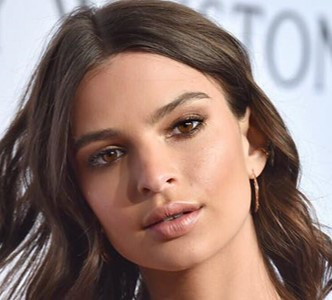
#> input picture 7. 이미지다루기 및 데이터셋 구축/1208/face.png, 332 x 300 px
$ python '01face얼굴정렬.py'
#> lines starting #> are read from the running program, lines starting #| are printed output that depends on the picture; after the words box and inside, x2 and y2 are one past the last pixel; in counts of white or black regions, pixels touching at a corner belong together; long printed decimals are rounded
import cv2
import numpy as np

# Creating face_cascade and eye_cascade objects
face_cascade = cv2.CascadeClassifier('haarcascade_frontalface_default.xml')
eye_cascade=cv2.CascadeClassifier('haarcascade_eye.xml')

# Lodaing the image - 얼굴 이미지 데이터 읽기
img = cv2.imread('./face.png')
#> img is the input picture: shape (300, 332, 3); mean B, G, R 113.2, 120.1, 143.5
cv2.imshow('image show',img)
cv2.waitKey(0)

# Converting the image into grayscale 그레이로 바꿔줌
gray = cv2.cvtColor(img, cv2.COLOR_BGR2GRAY)
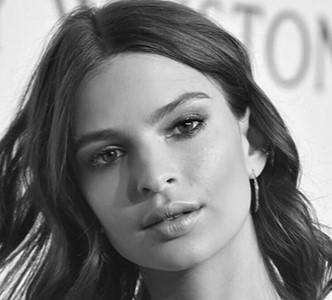
#> gray: shape (300, 332); min 4, max 254, mean 126.3

faces = face_cascade.detectMultiScale(gray, 1.1, 4)
#> faces = [[45, 52, 219, 219]]

# Defining and drawing the rectangles around the face
for (x,y,w,h) in faces:
    cv2.rectangle(img, (x,y), (x+w, y+h), (255, 0, 255), 2 )
#> this loop made 1 pass
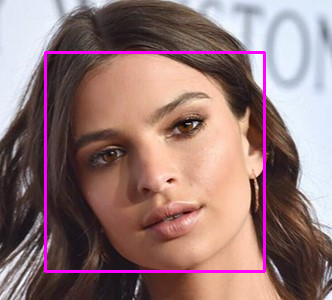
#> img: shape (300, 332, 3); 2.63% of pixels changed, all inside (x1, y1, x2, y2) = (44, 51, 266, 273)
                                            # 색상     # 선의굵기

roi_gray = gray[y:(y+h), x:(x+w)]
roi_color = img[y:(y+h), x:(x+w)]

# eyes
eyes = eye_cascade.detectMultiScale(roi_gray, 1.1, 4)
#> eyes = [[41, 82, 45, 45], [112, 48, 52, 52]]
print(eyes)
#| [[ 41  82  45  45]
#|  [112  48  52  52]]
'''
2개의 좌표가 잡혀있음
[[41 82 45 45]
 [112 48 52 52]]
'''
index = 0

# Creating for loop in order to divide one eye from another
for (ex, ey, ew, eh) in eyes :
    if index == 0:
        eye_1 = (ex, ey, ew, eh)
    elif index == 1:
        eye_2 = (ex, ey, ew, eh)

    cv2.rectangle(roi_color, (ex, ey), (ex+ew, ey+eh), (0,0,255), 2)
    index = index + 1
#> this loop made 2 passes
#> (ex, ey, ew, eh, index) on passes 1 to 2: (41, 82, 45, 45, 1), (112, 48, 52, 52, 2)
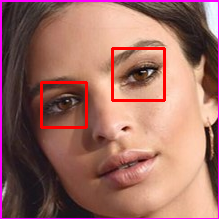
#> roi_color: shape (219, 219, 3); mean B, G, R 98.5, 106.7, 157.2
#> after the loop, index = 2

# 왼쪽 오른쪽 눈 파악
if eye_1[0] < eye_2[0] :
    left_eye = eye_1
#> left_eye = (41, 82, 45, 45)
    right_eye = eye_2
#> right_eye = (112, 48, 52, 52)
else:
    right_eye = eye_1
    left_eye = eye_2


# central points of the rectangles
left_eye_center = (int(left_eye[0] + (left_eye[2]/2)),
                   int(left_eye[1] + (left_eye[3]/2)))
#> left_eye_center = (63, 104)

left_eye_center_x = left_eye_center[0]
#> left_eye_center_x = 63
left_eye_center_y = left_eye_center[1]
#> left_eye_center_y = 104

right_eye_center =(int(right_eye[0] + (right_eye[2]/2)),
                   int(right_eye[1] + (right_eye[3]/2)))
#> right_eye_center = (138, 74)

right_eye_center_x = right_eye_center[0]
#> right_eye_center_x = 138
right_eye_center_y = right_eye_center[1]
#> right_eye_center_y = 74

cv2.circle(roi_color, left_eye_center, 5, (255,0,0), -1)
#> roi_color: shape (219, 219, 3); 0.17% of pixels changed, all inside (x1, y1, x2, y2) = (58, 99, 69, 110)
cv2.circle(roi_color, right_eye_center, 5, (255,0,0), -1)
#> roi_color: shape (219, 219, 3); mean B, G, R 99.3, 106.6, 157
cv2.line(roi_color, right_eye_center, left_eye_center, (0,200,200),1)
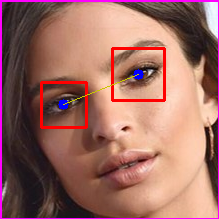
#> roi_color: shape (219, 219, 3); mean B, G, R 99.1, 106.7, 157.1

if left_eye_center_y > right_eye_center_y :
    A = (right_eye_center_x, left_eye_center_y)
#> A = (138, 104)
    direction = -1 # 정수 -1은 이미지가 시계방향으로 회전함을 나타냅니다.
else :
    A = (left_eye_center_x, right_eye_center_y)
    direction = 1 # 정수 1은 이미지가 시계 반대방향으로 회전함을 나타냅니다.

cv2.circle(roi_color, A, 5, (255,0,0), -1)
#> roi_color: shape (219, 219, 3); 0.17% of pixels changed, all inside (x1, y1, x2, y2) = (133, 99, 144, 110)
cv2.line(roi_color, right_eye_center, A, (0,200,200),1)
#> roi_color: shape (219, 219, 3); mean B, G, R 99.2, 106.6, 156.7
cv2.line(roi_color, A, left_eye_center, (0,200,200),1)
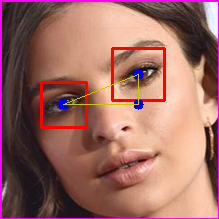
#> roi_color: shape (219, 219, 3); mean B, G, R 99.1, 106.7, 156.8

# 각도 구하기
# np.arctan 함수 단위는 라디안 단위
# 라디안 단위 -> 각도 : (theta * 180) / np.pi
delta_x = right_eye_center_x - left_eye_center_x
#> delta_x = 75
delta_y = right_eye_center_y - left_eye_center_y
#> delta_y = -30
angle = np.arctan(delta_y / delta_x)
#> angle = -0.381
angle = (angle*180) /np.pi
#> angle = -21.8
print(angle)
#| -21.801
# -21.80140948635181 도

h, w = img.shape[:2]
#> h = 300; w = 332
h, w, _ = img.shape

center = (w//2, h//2)
#> center = (166, 150)
M = cv2.getRotationMatrix2D(center, angle, 1.0)
#> M = [[0.928, -0.371, 67.58], [0.371, 0.928, -50.92]]

rotated = cv2.warpAffine(img, M, (w,h))
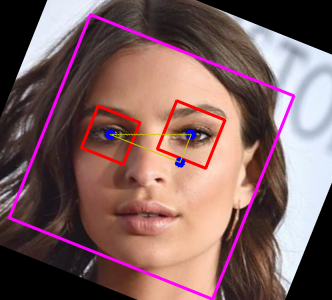
#> rotated: shape (300, 332, 3); mean B, G, R 96.7, 96.6, 127.5
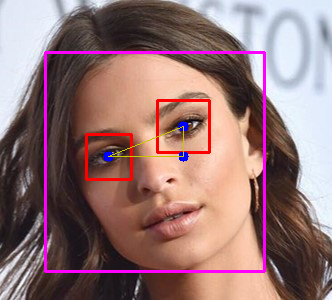
#> img: shape (300, 332, 3); 1.53% of pixels changed, all inside (x1, y1, x2, y2) = (85, 99, 211, 181)

cv2.imshow('face_drawed', img)
cv2.waitKey(0)

cv2.imshow('face_rotated', rotated)
cv2.waitKey(0)

dist_1 = np.sqrt((delta_x * delta_x) + (delta_y * delta_y))
#> dist_1 = 80.78
dist_2 = np.sqrt((delta_x * delta_x) + (delta_y * delta_y))
#> dist_2 = 80.78

ratio = dist_1/dist_2
#> ratio = 1
